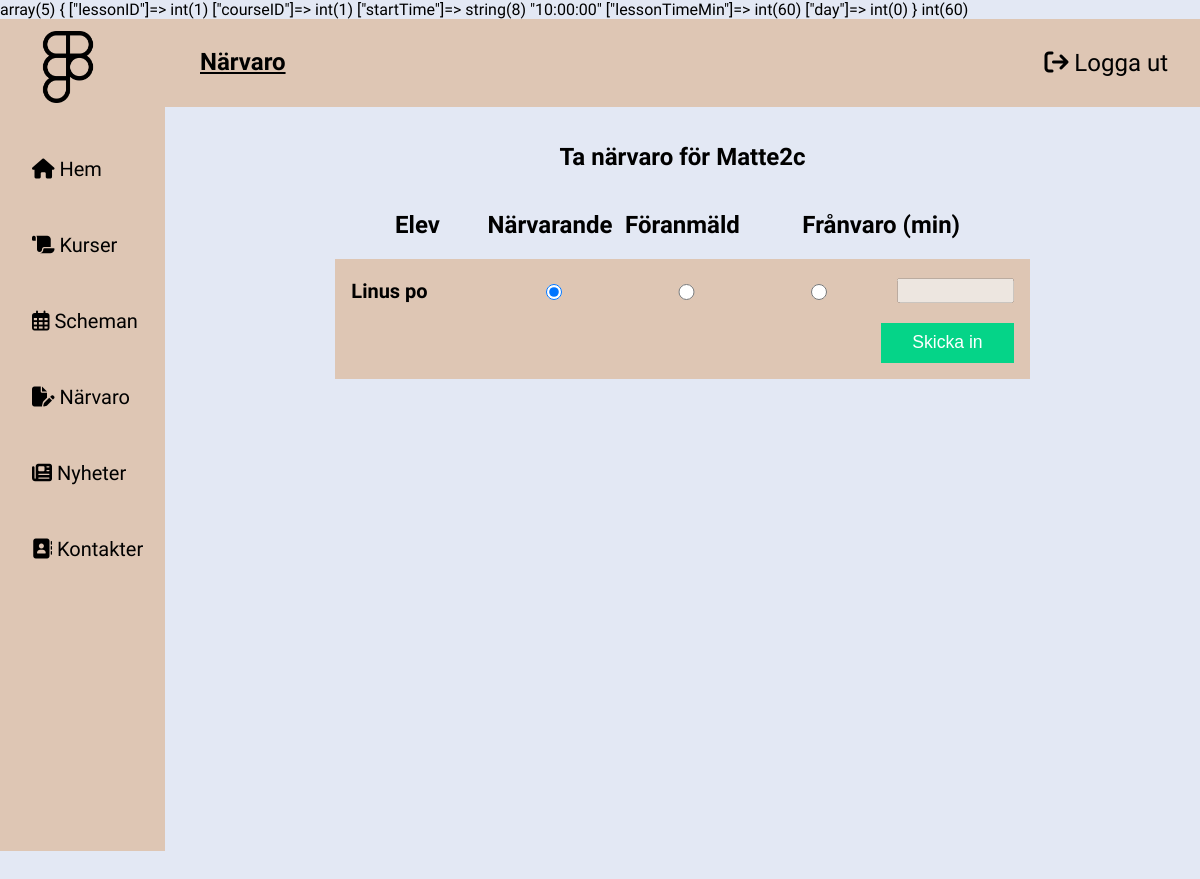
Before: /närvaro.php?kursid=1 with the older database file.
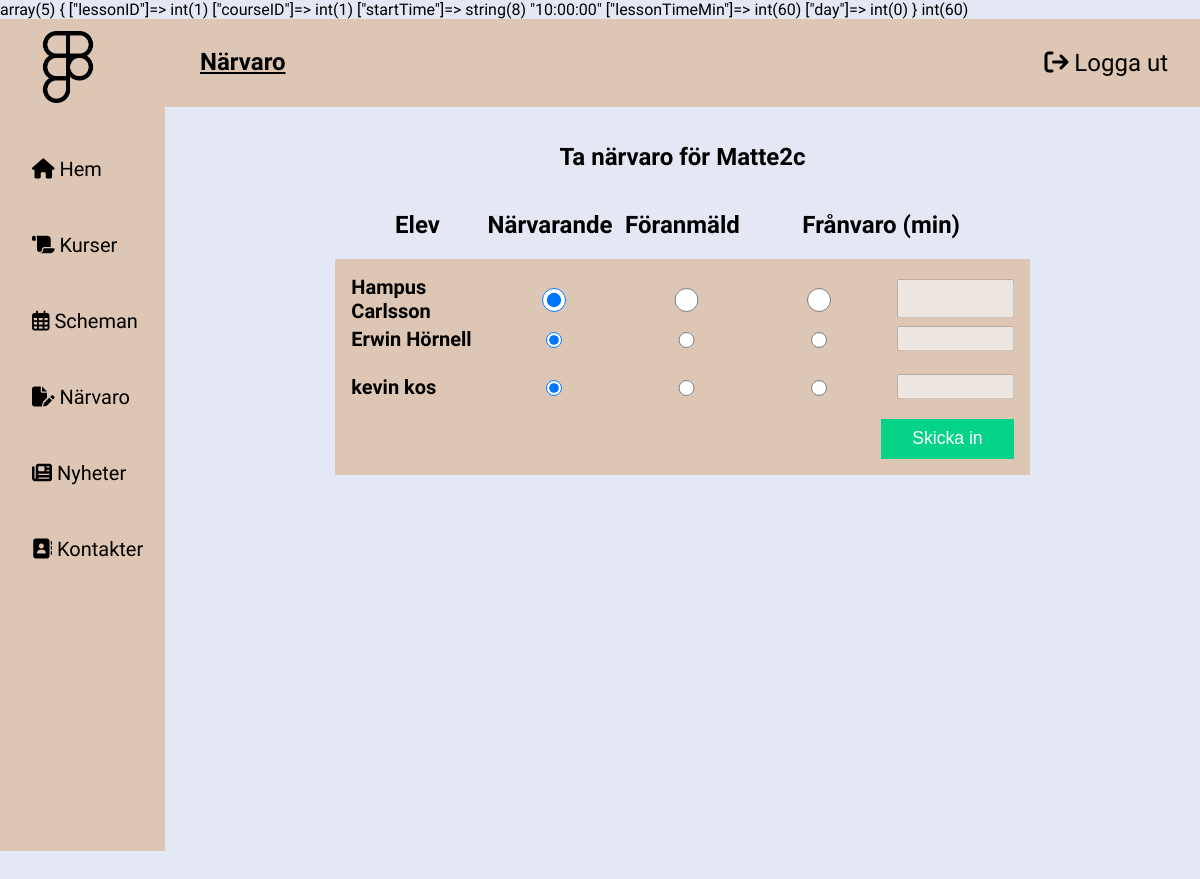
After: the same page with the newer database file.
### tables this page shows
CREATE TABLE `name` (
  `name_ID` int(11) NOT NULL,
  `name` text NOT NULL
);

CREATE TABLE `course_enrollments` (
  `courseEnrollment_ID` int(11) NOT NULL,
  `course_ID` int(11) NOT NULL,
  `user_ID` int(11) NOT NULL,
  `grade` char(1) NOT NULL
);

### närvaro.php (the view, shortened to what this page needs)
<?php
require 'Includes/connect.php';
$sql = "SELECT * FROM lesson WHERE courseID = :course_ID";
$stmt = $pdo->prepare($sql);
$stmt->bindParam(":course_ID", $_GET['kursid']);
$stmt->execute();
$lesson = $stmt->fetch(PDO::FETCH_ASSOC);
var_dump($lesson);
var_dump($lesson['lessonTimeMin']);
if (isset($_GET['kursid'])) {
    try {
        $sql = "SELECT user_ID FROM course_enrollments WHERE course_ID = :kursID";
        $stmt = $pdo->prepare($sql);
        $stmt->bindParam(":kursID", $_GET['kursid']);
        $stmt->execute();
        $users = $stmt->fetchAll(PDO::FETCH_ASSOC);
    } catch (PDOException $e) {
        echo "Fel uppstod : " . $e->getMessage();
    }
    $sql = "SELECT name.name FROM course INNER JOIN name ON course.name_ID=name.name_ID";
    $stmt = $pdo->prepare($sql);
    $stmt->execute();
    $className = $stmt->fetch(PDO::FETCH_ASSOC);
}
function getName($userID, $pdo)
{
    $sql = "SELECT name.name FROM users JOIN name ON users.name_ID = name.name_ID WHERE users.user_ID = :userID";
    $stmt = $pdo->prepare($sql);
    $stmt->bindParam(":userID", $userID);
    $stmt->execute();
    $name = $stmt->fetch(PDO::FETCH_ASSOC);
    $firstName = $name['name'];
    $sql = "SELECT name.name FROM users JOIN name ON users.lastname_ID = name.name_ID WHERE users.user_ID = :userID";
    $stmt = $pdo->prepare($sql);
    $stmt->bindParam(":userID", $userID);
    $stmt->execute();
    $name = $stmt->fetch(PDO::FETCH_ASSOC);
    $lastName = $name['name'];
    $name = $firstName . " " . $lastName;
    return $name;
}
?>
<!DOCTYPE html>
<html lang="en">
<head>
    <link rel="stylesheet" href="närvaro.css">
</head>
<body>
    <nav>
        <div class="navbar">
            <ul>
                <li><img class="bild" src="logga.png" alt="logga" /></li>
                <li>
                    <h1 class="header">Närvaro</h1>
                </li>
                <div class="left-nav">
                    <li><a href="Includes/logout.php"><i class="fa-solid fa-arrow-right-from-bracket"></i> Logga ut</a>
                    </li>
                </div>
            </ul>
        </div>
    </nav>
    <nav>
        <div class="vert-nav">
            <ul>
                <li class="active"><a href="home.php"><i class="fa-solid fa-house"></i> Hem</a></li>
                <li><a href="kurser.php"><i class="fa-solid fa-scroll"></i> Kurser</a></li>
                <li><a href=""><i class="fa-regular fa-calendar-days"></i> Scheman</a></li>
                <li><a href=""><i class="fa-solid fa-file-pen"></i> Närvaro</a></li>
                <li><a href="nyheter.php"><i class="fa-solid fa-newspaper"></i> Nyheter</a></li>
                <li><a href="kontakter.php"><i class="fa-solid fa-address-book"></i> Kontakter</a></li>
            </ul>
        </div>
    </nav>
    <section class="närvaro-section">
        <?php if (isset($_GET['kursid'])): ?>
            <div class="närvaro-header">
                <h1>Ta närvaro för
                    <?php if (isset($className)) {
                        echo $className['name'];
                    }
                    ?>
                </h1>
            </div>
            <div class="närvaro-content">
                <div class="närvaro-content-header">
                    <h1>Elev</h1>
                    <h1>Närvarande</h1>
                    <h1>Föranmäld</h1>
                    <h1>Frånvaro (min)</h1>
                </div>
                <form action="närvaro.php?kursid=<?php echo $_GET['kursid']; ?>" method="POST">
                    <?php foreach ($users as $key => $user): ?>
                        <div class="user-absence-container">
                            <label for="">
                                <?php echo getName($user['user_ID'], $pdo); ?>
                            </label>
                            <input type="radio" name="status-<?php echo $key; ?>" value="present" id="pre-registered"
                                onclick="handleInput(<?php echo $key; ?>, 'disable')" checked>
                            <input type="radio" name="status-<?php echo $key; ?>" value="pre-registered" id="pre-registered"
                                onclick="handleInput(<?php echo $key; ?>, 'disable')">
                            <input type="radio" name="status-<?php echo $key; ?>" value="absent" id="pre-registered"
                                onclick="handleInput(<?php echo $key; ?>, 'enable')">
                            <input type="number" name="time-<?php echo $key; ?>" id="time-<?php echo $key; ?>"
                                class="input-field" min="0" max="<?php echo $lesson['lessonTimeMin'] ?>" disabled>
                        </div>
                    <?php endforeach; ?>
                    <input type="submit" value="Skicka in">
                </form>
            <?php elseif (empty($users) && isset($_GET['kursid'])): ?>
                <h1>Inga elever är tillagda i kursen</h1>
            <?php else: ?>
                <h1>Ingen kurs vald/kursen existerar ej</h1>
            <?php endif; ?>
        </div>
    </section>
</body>
</html>

### närvaro.css (style rules this page uses)
body { box-sizing: border-box; padding: 0; margin: 0; background-color: #e3e8f4; font-family: "Source Sans 3", sans-serif; }
.navbar ul { list-style-type: none; margin: 0; padding: 0; overflow: hidden; background-color: #dec6b4; max-height: 100px; }
.navbar li { float: left; }
.navbar li a { display: block; color: white; text-align: center; padding: 14px 16px; text-decoration: none; }
.bild { height: 72px; width: auto; margin-top: 0.75rem; margin-left: 2rem; }
.header { margin-top: 1.8rem; margin-left: 6rem; text-decoration: underline; }
.left-nav { float: right; display: flex; align-items: center; }
.left-nav li { list-style-type: none; margin-top: 1rem; }
.left-nav li a { color: black; font-size: 24px; text-align: center; padding: 14px 16px; text-decoration: none; margin-right: 16px; }
.vert-nav ul { list-style-type: none; margin: 0; position: absolute; padding: 0; overflow: hidden; background-color: #dec6b4; max-width: 165px; min-width: 165px; min-height: 93vh; max-height: 93vh; display: flex; flex-direction: column; align-items: flex-start; }
.vert-nav li a { display: block; margin-top: 3rem; margin-left: 2rem; color: black; font-size: 20px; padding: 2px 0px; text-decoration: none; background-image: linear-gradient(#000000, #000000); background-size: 0% 0.1em; background-position-y: 100%; background-position-x: 50%; background-repeat: no-repeat; transition: background-size 0.2s ease-in-out; }
.närvaro-section { height: 100%; margin-left: 165px; display: flex; flex-direction: column; align-items: center; }
.närvaro-header { margin-top: 1rem; }
.närvaro-content { width: 80%; min-height: 80vh; display: flex; flex-direction: column; align-items: center; overflow: auto; }
.närvaro-content-header { width: 80%; display: grid; grid-template-columns: 20% 20% 20% 40%; text-align: center; }
.närvaro-content form { width: 80%; padding: 1rem; background-color: #dec6b4; }
.närvaro-content form input[type="submit"] { width: 20%; height: 2.5rem; font-size: 1.1rem; float: right; border: none; background-color: #05d488; color: white; }
.user-absence-container { width: 100%; height: 2rem; font-size: 1.25rem; font-weight: bold; display: grid; grid-template-columns: repeat(5, 20%); align-items: center; margin-bottom: 1rem; }
.user-absence-container input { height: 80%; margin-left: 1rem; }
.user-absence-container input[type="radio"] { height: 50%; margin-right: 0.5rem; }

Changed rows visible on the page:
removed course_enrollments: user_ID "Linus po"
added course_enrollments: user_ID "Hampus Carlsson"
added course_enrollments: user_ID "Erwin Hörnell"
added course_enrollments: user_ID "kevin kos"
